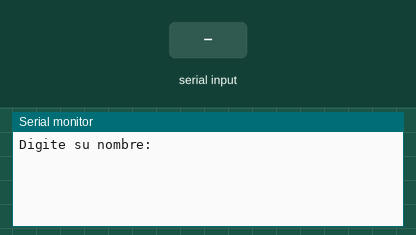
A program run on a simulated Arduino Uno, built with avr-gcc and run on an emulated ATmega328P. On the bench: the last lines printed to the serial monitor. The inputs (shaded band) are chosen by the test bench.

Above: at 0.9 s.
1.0 s: "90,45,200\n" received over Serial
At 2.0 s:
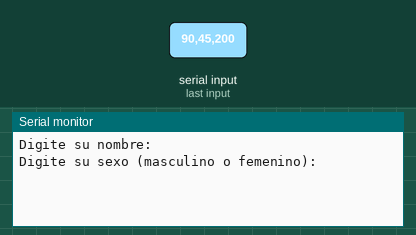
2.5 s: "30,150,10\n" received over Serial
At 3.9 s:
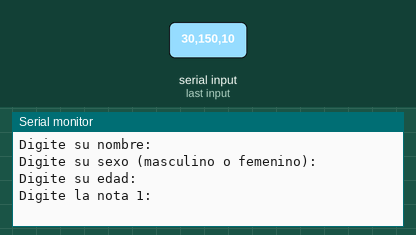
5.0 s: "90,45\n" received over Serial
At 7.4 s:
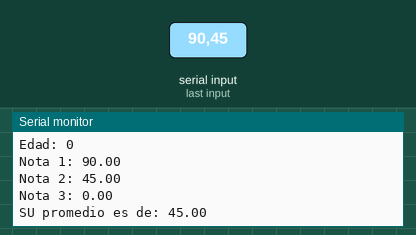

Measured:
- after the input at 1.0 s, the serial monitor: prints a new line at once (image 1)
- after the input at 2.5 s, the serial monitor: prints a new line at once (image 2)
- after the input at 5.0 s, the serial monitor: prints a new line at once (image 3)

The program:

main.cpp
```cpp
#include <Arduino.h>

struct Promedio {
  float nota1;
  float nota2;
  float nota3;
};

struct Alumno {
  char nombre[20];
  char sexo[10];
  int edad;

  struct Promedio prom;
};

void setup() {
  Serial.begin(9600);

  struct Alumno alumno1;

  Serial.println("Digite su nombre: ");
  float promedio_alumno;
  int contador = 0;
  while (contador < 19) {
    if (Serial.available()) {
      char caracter = Serial.read();
      if (caracter == '\n') {
        alumno1.nombre[contador] = '\0';
        break;
      }
      alumno1.nombre[contador] = caracter;
      contador++;
    }
  }


  Serial.println("Digite su sexo (masculino o femenino): ");
  contador = 0;
  while (contador < 9) {
    if (Serial.available()) {
      char caracter = Serial.read();
      if (caracter == '\n') {
        alumno1.sexo[contador] = '\0';
        break;
      }
      alumno1.sexo[contador] = caracter;
      contador++;
    }
  }


  Serial.println("Digite su edad: ");
  while (!Serial.available()) {}
  alumno1.edad = Serial.parseInt();


  Serial.println("Digite la nota 1: ");
  while (!Serial.available()) {}
  alumno1.prom.nota1 = Serial.parseFloat();

  Serial.println("Digite la nota 2: ");
  while (!Serial.available()) {}
  alumno1.prom.nota2 = Serial.parseFloat();


  Serial.println("Digite la nota 3: ");
  while (!Serial.available()) {}
  alumno1.prom.nota3 = Serial.parseFloat();

  Serial.println("Datos del alumno");
  Serial.print("Nombre: ");
  Serial.println(alumno1.nombre);
  Serial.print("Sexo: ");
  Serial.println(alumno1.sexo);
  Serial.print("Edad: ");
  Serial.println(alumno1.edad);
  Serial.print("Nota 1: ");
  Serial.println(alumno1.prom.nota1);
  Serial.print("Nota 2: ");
  Serial.println(alumno1.prom.nota2);
  Serial.print("Nota 3: ");
  Serial.println(alumno1.prom.nota3);
  promedio_alumno=((alumno1.prom.nota1+alumno1.prom.nota2+alumno1.prom.nota3)/3);
  Serial.print("SU promedio es de: ");
  Serial.println(promedio_alumno);

}

void loop() {

}
```
